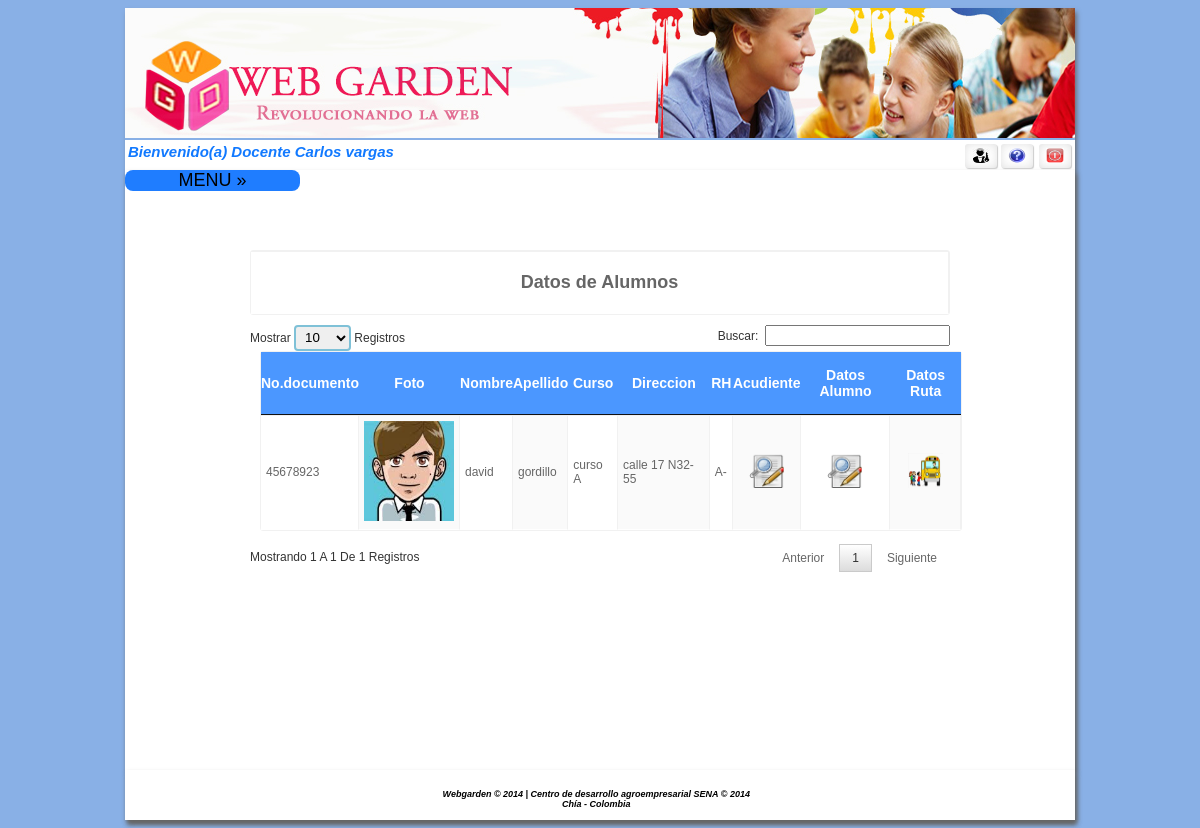
Before: /home.php (signed in) with the older database file.
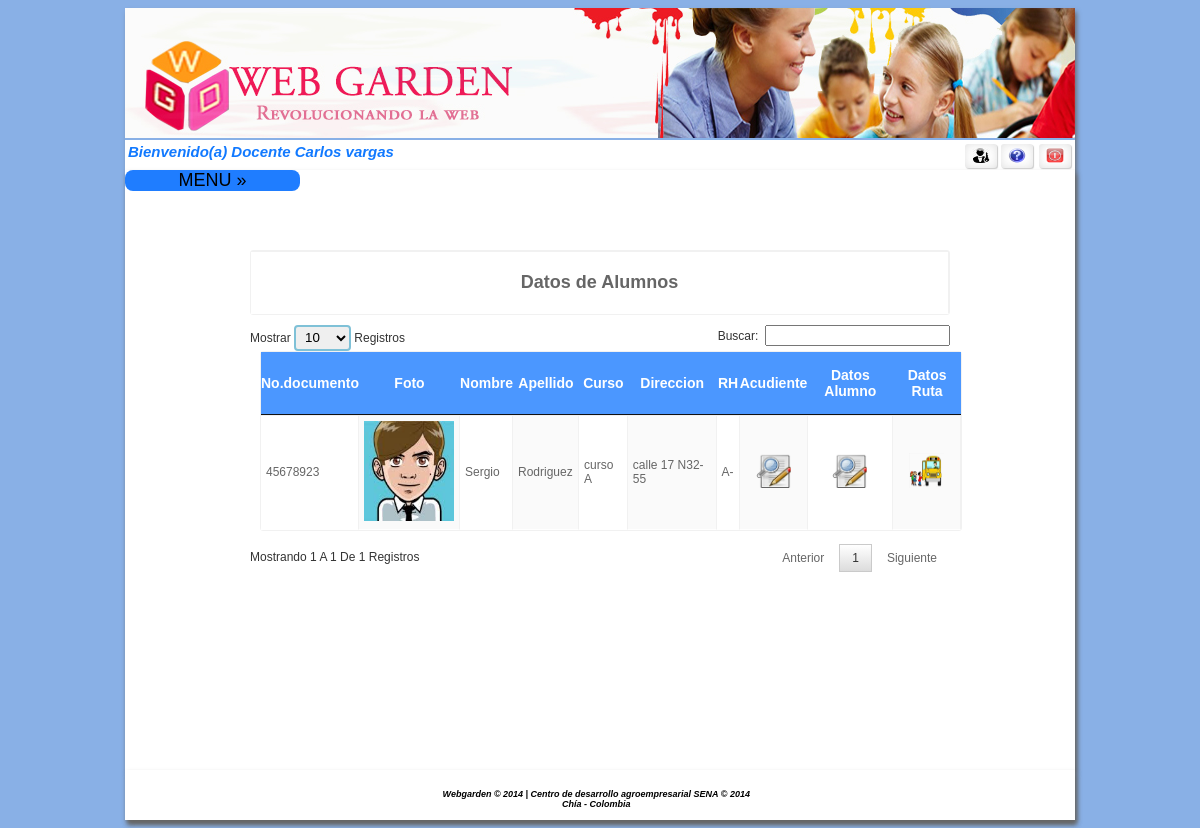
After: the same page with the newer database file.
### tables this page shows
CREATE TABLE IF NOT EXISTS `alumno` (
  `identificacion` int(11) NOT NULL,
  `prinombre` varchar(15) NOT NULL,
  `segnombre` varchar(20) DEFAULT NULL,
  `priapellido` varchar(15) NOT NULL,
  `segapellido` varchar(20) DEFAULT NULL,
  `direccion` varchar(15) NOT NULL,
  `desenf` varchar(1000) NOT NULL,
  `retri` varchar(1000) NOT NULL,
  `idruta` int(11) NOT NULL,
  `acudiente` int(11) NOT NULL,
  `foto` varchar(300) NOT NULL,
  `genero` int(11) NOT NULL,
  `idcurso` int(11) NOT NULL,
  `rh` int(11) NOT NULL,
  `tipodoc` int(11) NOT NULL,
  `fecha_naci` date NOT NULL,
  `gruposan` int(11) NOT NULL
);

CREATE TABLE IF NOT EXISTS `curso` (
`idcurso` int(11) NOT NULL,
  `nombre` varchar(50) NOT NULL,
  `idnivel` int(11) NOT NULL,
  `idpersona` int(11) NOT NULL
);

CREATE TABLE IF NOT EXISTS `valor` (
`idvalor` int(11) NOT NULL,
  `nombre` varchar(50) NOT NULL,
  `idparametro` int(11) NOT NULL
);

### controlador/clistaalumnopro.php (called while the page is built, shortened)
<?php
include("modelo/mlistaalumnopro.php");
$ins = new malumno();
 $datos = $ins->selalumos();
?>

### modelo/mlistaalumnopro.php (called while the page is built, shortened)
<?php
include("controlador/conexion.php");
class malumno {
     function selalumos() {
     $sql = "select alu.identificacion,alu.idruta ,alu.acudiente,alu.idcurso,alu.foto,alu.direccion ,alu.prinombre,alu.priapellido,cur.nombre curso ,val1.nombre as rh ,val2.nombre as grupos from alumno as alu inner join curso as cur on alu.idcurso=cur.idcurso inner join valor as val1 on alu.rh=val1.idvalor inner join valor as val2 on alu.gruposan=val2.idvalor ; ";
        $conexionBD = new conexion();
        $conexionBD->conectarBD();
        $data = $conexionBD->ejeCon($sql, 0);
        return $data;
    }
}

### controlador/configuracion.php (called while the page is built)
<?php
	$usu_db = "root";
	$pass_db = "";
	$serv_db = "localhost";
	$db = "webgarden";
?>

### controlador/conexion.php (called while the page is built, shortened)
<?php
class conexion{
	function conectarBD(){
		include("configuracion.php");
		$this->link = mysql_connect($serv_db,$usu_db,$pass_db);
		$db2= mysql_select_db($db);
	}
	function ejeCon($con, $op){
		$this->resultado = mysql_query($con) or
		die("La consulta fallo: ".mysql_error());
		if ($op==0){
			while ($linea = mysql_fetch_array($this->resultado)){
				$arrayResultado[] = $linea;
			}
		}else{
			$arrayResultado[] =0;
		}
		$resarr = isset($arrayResultado) ? $arrayResultado:NULL;
		if($resarr){
			return $arrayResultado;
		}
	}
}
?>

### vista/vlistaalumnopro.php (the view, shortened to what this page needs)
<?php
include ("controlador/clistaalumnopro.php");
?>
<center>
    <div align="center" id="tabint">
        <table width="700" border="0" cellspacing="0" cellpadding="5">
            <tr>
                <td colspan="6" align="center">
                    <h2>Datos de Alumnos </h2>
                </td>
            </tr>
        </table>
        <div style="width: 700px">
        <table id="example" class="display" cellspacing="0" width="100%">
             <thead>
            <tr>
                <th >No.documento<input name="acceso" type="hidden" id="acceso" value="109" /></th>
                <th>Foto</th>
                <th>Nombre</th>
                <th>Apellido</th>
                <th>Curso</th>
                <th>Direccion</th>
                <th>RH</th>
                  <th>Acudiente</th>
                <th>Datos Alumno</th>
                <th>Datos Ruta</th>
            </tr>
             </thead>
       <tbody>
            <?php
            for ($i = 0; $i < count($datos); $i++) {
                ?>
                <tr>
                       <td> <?php echo $datos[$i]['identificacion'] ?></td>
                    <td align="center"><img border=0 src="<?php echo $datos[$i]['foto'] ?>" width="90" height="100" /></a></td>
                    <td> <?php echo $datos[$i]['prinombre'] ?></td>
                    <td> <?php echo $datos[$i]['priapellido'] ?></td>
                    <td > <?php echo $datos[$i]['curso'] ?></td>
                    <td > <?php echo $datos[$i]['direccion'] ?></td>
                    <td> <?php echo $datos[$i]['grupos'] ?><?php echo $datos[$i]['rh'] ?></td>
                       <td align="center"><a href="home.php?doc=<?php echo $datos[$i]['acudiente'] ?>&acceso=139"><img border=0 src="image/editar.png" width="35" height="35" /></a></td>
                    <td align="center"><a href="home.php?pr=<?php echo $datos[$i]['identificacion'] ?>&acceso=140"><img border=0 src="image/editar.png" width="35" height="35" /></a></td>
                    <td align="center"><?php if ($datos[$i]['idruta']<>1){ ?> <a href="home.php?rut=<?php echo $datos[$i]['idruta'] ?>&acceso=141"><img border=0 src="image/ruta.png" width="35" height="35" /></a><?php }else{ ?>Alumno<br>sin ruta <?php } ?></td>
                </tr>
            <?php } ?>
   </tbody>
        </table>
        <p>&nbsp; </p>
    </div>
        </div>
</center>

Changed rows visible on the page:
changed alumno "calle 17 N32-55": prinombre "david" → "Sergio"; priapellido "gordillo" → "Rodriguez"
